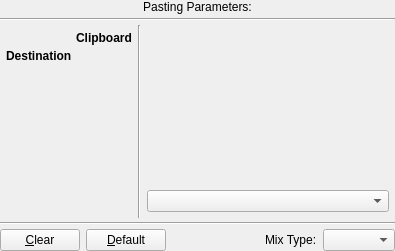
<ui version="4.0" >
 <class>CPasteChannelsDialogContent</class>
 <widget class="QWidget" name="CPasteChannelsDialogContent" >
  <property name="geometry" >
   <rect>
    <x>0</x>
    <y>0</y>
    <width>395</width>
    <height>251</height>
   </rect>
  </property>
  <property name="windowTitle" >
   <string>Form</string>
  </property>
  <layout class="QVBoxLayout" >
   <property name="margin" >
    <number>0</number>
   </property>
   <property name="spacing" >
    <number>4</number>
   </property>
   <item>
    <widget class="QLabel" name="label" >
     <property name="text" >
      <string>Pasting Parameters:</string>
     </property>
     <property name="alignment" >
      <set>Qt::AlignCenter</set>
     </property>
     <property name="wordWrap" >
      <bool>true</bool>
     </property>
    </widget>
   </item>
   <item>
    <widget class="Line" name="line_2" >
     <property name="orientation" >
      <enum>Qt::Horizontal</enum>
     </property>
    </widget>
   </item>
   <item>
    <widget class="QFrame" name="frame" >
     <property name="sizePolicy" >
      <sizepolicy>
       <hsizetype>5</hsizetype>
       <vsizetype>7</vsizetype>
       <horstretch>0</horstretch>
       <verstretch>0</verstretch>
      </sizepolicy>
     </property>
     <property name="frameShape" >
      <enum>QFrame::NoFrame</enum>
     </property>
     <property name="frameShadow" >
      <enum>QFrame::Raised</enum>
     </property>
     <layout class="QHBoxLayout" >
      <property name="margin" >
       <number>0</number>
      </property>
      <property name="spacing" >
       <number>0</number>
      </property>
      <item>
       <widget class="QFrame" name="frame_2" >
        <property name="frameShape" >
         <enum>QFrame::NoFrame</enum>
        </property>
        <property name="frameShadow" >
         <enum>QFrame::Raised</enum>
        </property>
        <layout class="QGridLayout" >
         <property name="margin" >
          <number>6</number>
         </property>
         <property name="spacing" >
          <number>4</number>
         </property>
         <item row="1" column="1" >
          <widget class="QFrame" name="checkBoxFrame" >
           <property name="frameShadow" >
            <enum>QFrame::Raised</enum>
           </property>
          </widget>
         </item>
         <item row="0" column="1" >
          <widget class="QLabel" name="horzLabel" >
           <property name="font" >
            <font>
             <weight>75</weight>
             <bold>true</bold>
            </font>
           </property>
           <property name="text" >
            <string>Clipboard</string>
           </property>
           <property name="alignment" >
            <set>Qt::AlignCenter</set>
           </property>
          </widget>
         </item>
         <item row="1" column="0" >
          <widget class="QLabel" name="vertLabel" >
           <property name="font" >
            <font>
             <weight>75</weight>
             <bold>true</bold>
            </font>
           </property>
           <property name="text" >
            <string>Destination</string>
           </property>
           <property name="scaledContents" >
            <bool>false</bool>
           </property>
          </widget>
         </item>
         <item row="2" column="1" >
          <spacer>
           <property name="orientation" >
            <enum>Qt::Vertical</enum>
           </property>
           <property name="sizeHint" >
            <size>
             <width>20</width>
             <height>40</height>
            </size>
           </property>
          </spacer>
         </item>
        </layout>
       </widget>
      </item>
      <item>
       <widget class="Line" name="vertLine" >
        <property name="orientation" >
         <enum>Qt::Vertical</enum>
        </property>
       </widget>
      </item>
      <item>
       <widget class="QFrame" name="frame_3" >
        <property name="frameShape" >
         <enum>QFrame::NoFrame</enum>
        </property>
        <property name="frameShadow" >
         <enum>QFrame::Raised</enum>
        </property>
        <layout class="QVBoxLayout" >
         <property name="margin" >
          <number>6</number>
         </property>
         <property name="spacing" >
          <number>4</number>
         </property>
         <item>
          <widget class="QStackedWidget" name="repeatStackedWidget" >
           <property name="currentIndex" >
            <number>0</number>
           </property>
           <widget class="QWidget" name="page_2" />
          </widget>
         </item>
         <item>
          <widget class="QComboBox" name="repeatTypeComboBox" />
         </item>
        </layout>
       </widget>
      </item>
     </layout>
    </widget>
   </item>
   <item>
    <widget class="Line" name="line" >
     <property name="orientation" >
      <enum>Qt::Horizontal</enum>
     </property>
    </widget>
   </item>
   <item>
    <layout class="QHBoxLayout" >
     <property name="margin" >
      <number>0</number>
     </property>
     <property name="spacing" >
      <number>6</number>
     </property>
     <item>
      <widget class="QPushButton" name="clearButton" >
       <property name="text" >
        <string>&amp;Clear</string>
       </property>
      </widget>
     </item>
     <item>
      <widget class="QPushButton" name="defaultButton" >
       <property name="text" >
        <string>&amp;Default</string>
       </property>
      </widget>
     </item>
     <item>
      <spacer>
       <property name="orientation" >
        <enum>Qt::Horizontal</enum>
       </property>
       <property name="sizeHint" >
        <size>
         <width>5</width>
         <height>5</height>
        </size>
       </property>
      </spacer>
     </item>
     <item>
      <widget class="QLabel" name="mixTypeLabel" >
       <property name="text" >
        <string>Mix Type:</string>
       </property>
      </widget>
     </item>
     <item>
      <widget class="QComboBox" name="mixTypeComboBox" />
     </item>
    </layout>
   </item>
  </layout>
 </widget>
 <resources/>
 <connections/>
</ui>
